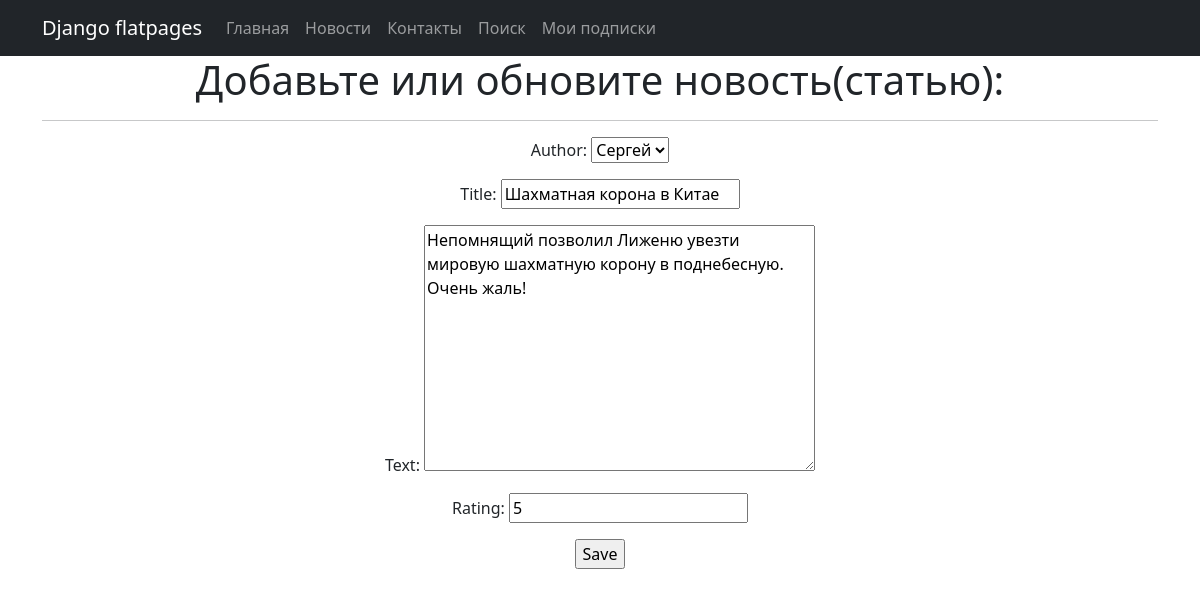
The app's page /news/articles/1/update/ (signed in) with its own data.
### news/models.py (models this page shows, shortened)
class Post(models.Model):
    author = models.ForeignKey(Author, on_delete=models.CASCADE)
    NEWS = 'NW'
    ARTICLE = 'AR'
    CATEGORY_CHOICES = (
        (NEWS, 'Новость'),
        (ARTICLE, 'Статья')
    )
    categoryType = models.CharField(max_length=2, choices=CATEGORY_CHOICES, default=ARTICLE)
    dateCreation = models.DateTimeField(auto_now_add=True)
    postCategory = models.ManyToManyField(Category, through='PostCategory')
    title = models.CharField(max_length=128)
    text = models.TextField()
    rating = models.SmallIntegerField(default=0)

### news/views.py (the view, shortened to what this page needs)
# urls.py: path('articles/<int:pk>/update/', PostUpdateArticle.as_view(), name='post_article_update'),
class PostUpdateArticle(PermissionRequiredMixin, UpdateView):
    permission_required = ('news.post_article_update',)
    form_class = PostFormArticle
    model = Post
    template_name = 'post_edit.html'

### news/forms.py
class PostFormArticle(forms.ModelForm):
    class Meta:
        model = Post
        fields = [
            'author',
            'title',
            'text',
            'rating']

### news/models.py (called while the page is built)
    def __str__(self):
        return self.authorUser.username

### templates/post_edit.html (shortened to what this page needs)
{% extends 'flatpages/default.html' %}
{% block content %}
<h1>Добавьте или обновите новость(статью):</h1>
<hr>
<form action="" method="post">
    {{ form.as_p }}
    <input type="submit" value="Save" />
</form>
{% endblock content %}

### records on screen
Post: author "Сергей", title "Шахматная корона в Китае", text "Непомнящий позволил Лиженю увезти мировую шахматную корону в поднебесную. Очень жаль!", rating "5"
